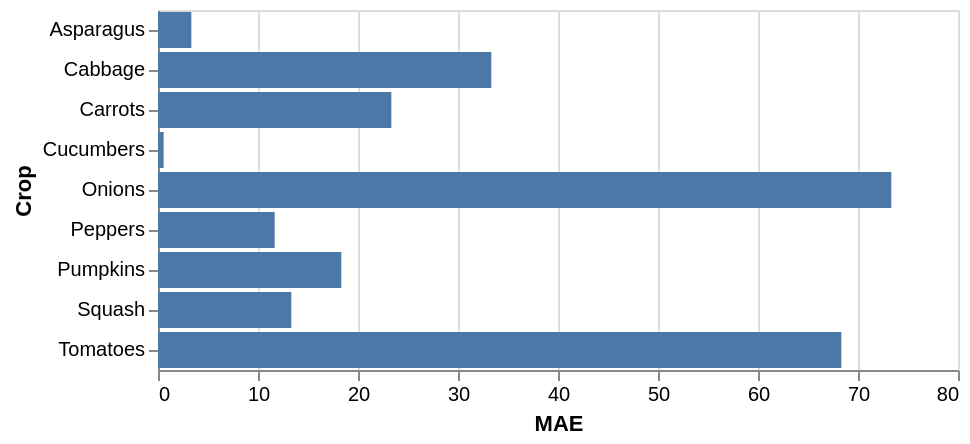

Write a Vega-Lite specification for this figure.
### Vega-Lite specification from a JSON file in a GitHub repository (floating-point values rounded to 4 significant figures)
{"config": {"view": {"continuousWidth": 400, "continuousHeight": 300}}, "data": {"values": [{"Crop": "Asparagus", "Decision Tree MAE": 3.333}, {"Crop": "Cabbage", "Decision Tree MAE": 33.33}, {"Crop": "Carrots", "Decision Tree MAE": 23.33}, {"Crop": "Cucumbers", "Decision Tree MAE": 0.5667}, {"Crop": "Onions", "Decision Tree MAE": 73.33}, {"Crop": "Peppers", "Decision Tree MAE": 11.67}, {"Crop": "Pumpkins", "Decision Tree MAE": 18.33}, {"Crop": "Squash", "Decision Tree MAE": 13.33}, {"Crop": "Tomatoes", "Decision Tree MAE": 68.33}]}, "mark": "bar", "encoding": {"color": {}, "tooltip": [{"field": "Decision Tree MAE", "type": "quantitative"}, {"field": "Crop", "type": "nominal"}], "x": {"field": "Decision Tree MAE", "title": "MAE", "type": "quantitative"}, "y": {"field": "Crop", "type": "nominal"}}, "$schema": "https://vega.github.io/schema/vega-lite/v5.json", "datasets": {"data-bc668d3d2008cca2ba1033adfbcc2d7e": [{"Crop": "Asparagus", "Decision Tree MAE": 3.333}, {"Crop": "Cabbage", "Decision Tree MAE": 33.33}, {"Crop": "Carrots", "Decision Tree MAE": 23.33}, {"Crop": "Cucumbers", "Decision Tree MAE": 0.5667}, {"Crop": "Onions", "Decision Tree MAE": 73.33}, {"Crop": "Peppers", "Decision Tree MAE": 11.67}, {"Crop": "Pumpkins", "Decision Tree MAE": 18.33}, {"Crop": "Squash", "Decision Tree MAE": 13.33}, {"Crop": "Tomatoes", "Decision Tree MAE": 68.33}]}}
